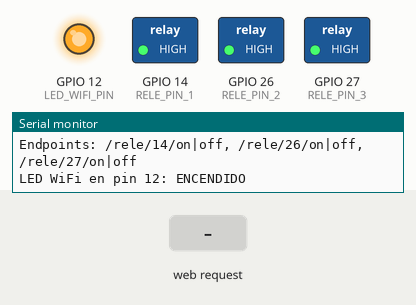
This sketch was run on a simulated ESP32. Shown: switched loads named in the sketch (green lamp = pin HIGH), output pins drawn as LEDs (lit = HIGH), the last lines printed to the serial monitor. Inputs (shaded band) come from the test bench. WiFi joins after 1.5 s; servers stay silent unless stated.

Above: at 3.7 s.
3.8 s: HTTP request GET /rele/14/on received
At 5.0 s:
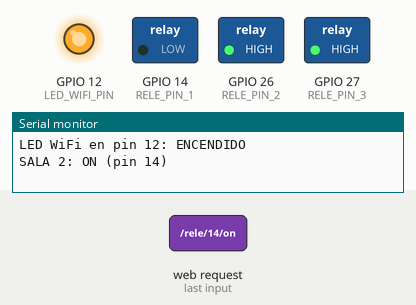
5.3 s: HTTP request GET /rele/26/on received
At 6.4 s:
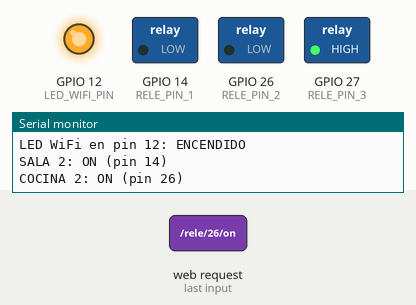
6.8 s: HTTP request GET /rele/14/off received
At 7.5 s:
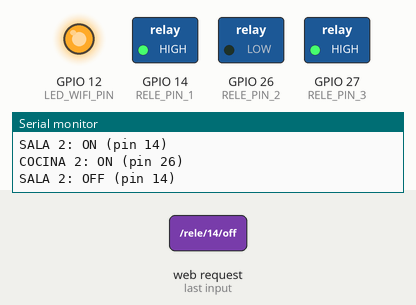
8.3 s: HTTP request GET /rele/27/on received
At 8.7 s:
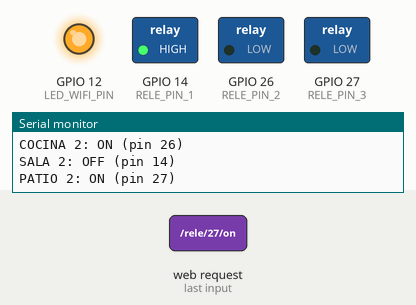
9.8 s: HTTP request GET /rele/26/off received
At 11.0 s:
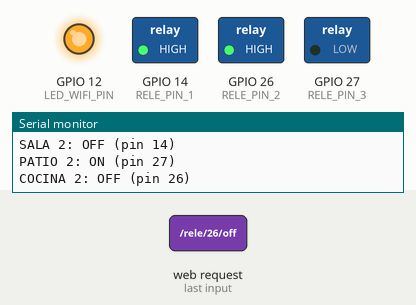
11.3 s: HTTP request GET /rele/14/on received
At 12.2 s:
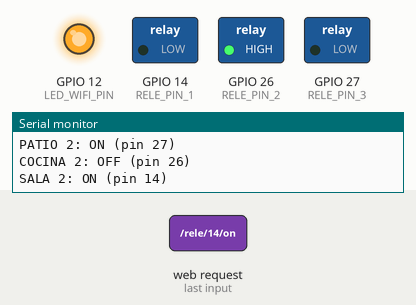
Timing chart, 0 to 13.8 s (numbered marks = the images above; inputs shaded):
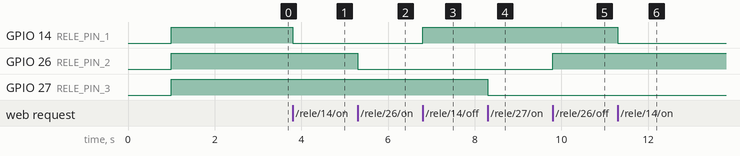

Measured:
- after the input at 3.8 s, GPIO 14 (RELE_PIN_1): HIGH → LOW at once
- after the input at 5.3 s, GPIO 26 (RELE_PIN_2): HIGH → LOW at once
- after the input at 6.8 s, GPIO 14 (RELE_PIN_1): LOW → HIGH at once
- after the input at 8.3 s, GPIO 27 (RELE_PIN_3): HIGH → LOW at once
- after the input at 9.8 s, GPIO 26 (RELE_PIN_2): LOW → HIGH at once
- after the input at 11.3 s, GPIO 14 (RELE_PIN_1): HIGH → LOW at once

The sketch:

slave2.ino
```cpp
// ==========================================
// CÓDIGO PARA EL SLAVE 2 (ESP32 con 3 relés)
// Pines: 14, 26, 27
// Pin 12: LED indicador de WiFi conectado
// ==========================================
#include <WiFi.h>
#include <WebServer.h>

const char *ssid = "MEGACABLE-2.4G-9CAA";
const char *password = "bSYmEa7NHa";

#define RELE_PIN_1  14   // Sala 2
#define RELE_PIN_2  26   // Cocina 2
#define RELE_PIN_3  27   // Patio 2
#define LED_WIFI_PIN 12  // LED indicador de WiFi conectado

WebServer server(80);

void activar_rele(int pin, const char* nombre) {
  digitalWrite(pin, LOW);
  delay(10);
  Serial.printf("%s: ON (pin %d)\n", nombre, pin);
}

void desactivar_rele(int pin, const char* nombre) {
  digitalWrite(pin, HIGH);
  delay(10);
  Serial.printf("%s: OFF (pin %d)\n", nombre, pin);
}

void setup() {
  Serial.begin(115200);
  delay(1000);
  Serial.println("\n=== SLAVE 2 ===\n");

  // Configurar pines de relés
  pinMode(RELE_PIN_1, OUTPUT);
  pinMode(RELE_PIN_2, OUTPUT);
  pinMode(RELE_PIN_3, OUTPUT);

  // Configurar pin del LED WiFi
  pinMode(LED_WIFI_PIN, OUTPUT);
  digitalWrite(LED_WIFI_PIN, LOW);  // Inicia apagado

  // Iniciar relés apagados
  digitalWrite(RELE_PIN_1, HIGH);
  digitalWrite(RELE_PIN_2, HIGH);
  digitalWrite(RELE_PIN_3, HIGH);

  // Conectar WiFi
  WiFi.begin(ssid, password);
  while (WiFi.status() != WL_CONNECTED) {
    delay(500);
    Serial.print(".");
  }

  // WiFi conectado - ENCENDER pin 12
  digitalWrite(LED_WIFI_PIN, HIGH);

  Serial.println("\nWiFi Conectado!");
  Serial.print("IP: ");
  Serial.println(WiFi.localIP());

  // ========== ENDPOINTS ==========
  server.on("/rele/14/on", []() {
    activar_rele(RELE_PIN_1, "SALA 2");
    server.send(200, "application/json", "{\"estado\":\"ON\"}");
  });
  server.on("/rele/14/off", []() {
    desactivar_rele(RELE_PIN_1, "SALA 2");
    server.send(200, "application/json", "{\"estado\":\"OFF\"}");
  });

  server.on("/rele/26/on", []() {
    activar_rele(RELE_PIN_2, "COCINA 2");
    server.send(200, "application/json", "{\"estado\":\"ON\"}");
  });
  server.on("/rele/26/off", []() {
    desactivar_rele(RELE_PIN_2, "COCINA 2");
    server.send(200, "application/json", "{\"estado\":\"OFF\"}");
  });

  server.on("/rele/27/on", []() {
    activar_rele(RELE_PIN_3, "PATIO 2");
    server.send(200, "application/json", "{\"estado\":\"ON\"}");
  });
  server.on("/rele/27/off", []() {
    desactivar_rele(RELE_PIN_3, "PATIO 2");
    server.send(200, "application/json", "{\"estado\":\"OFF\"}");
  });

  server.begin();
  Serial.println("Servidor listo");
  Serial.println("Endpoints: /rele/14/on|off, /rele/26/on|off, /rele/27/on|off");
  Serial.println("LED WiFi en pin 12: ENCENDIDO");
}

void loop() {
  server.handleClient();
}
```
